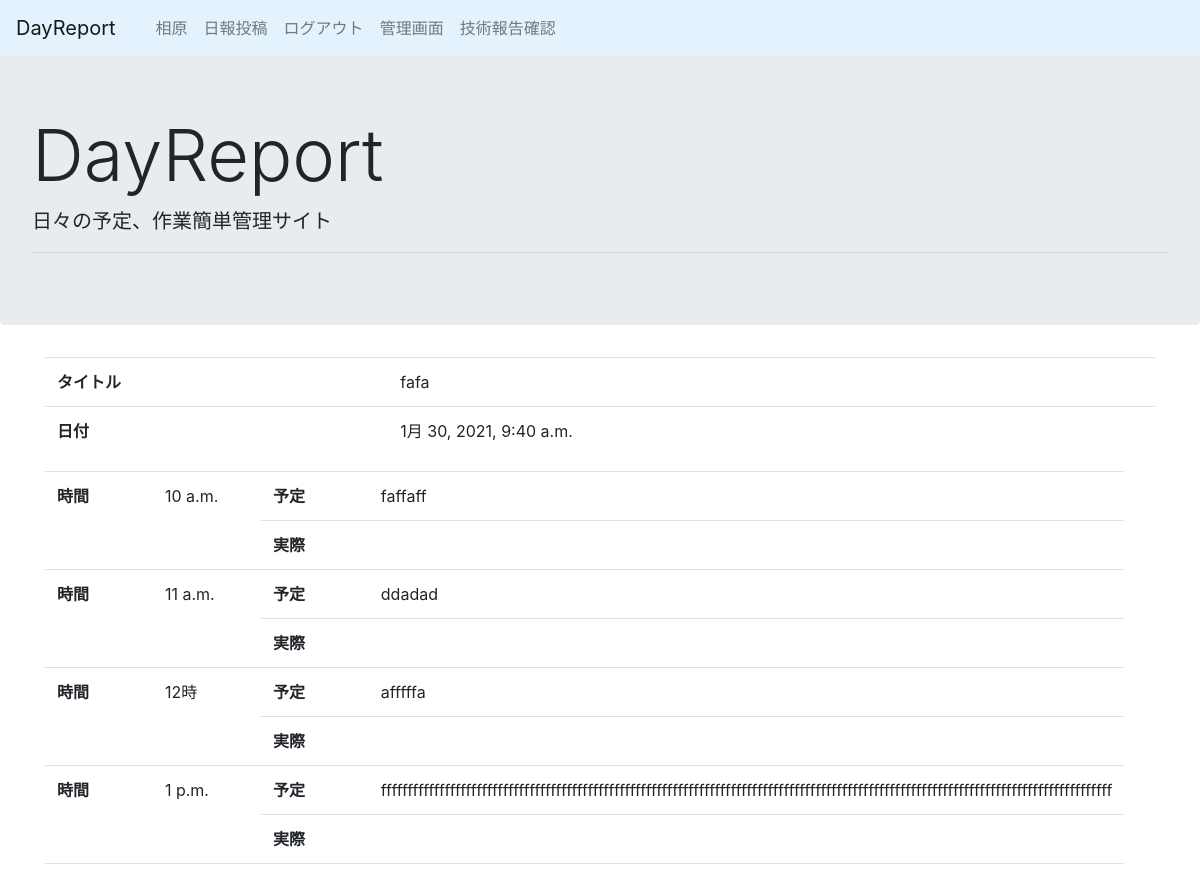
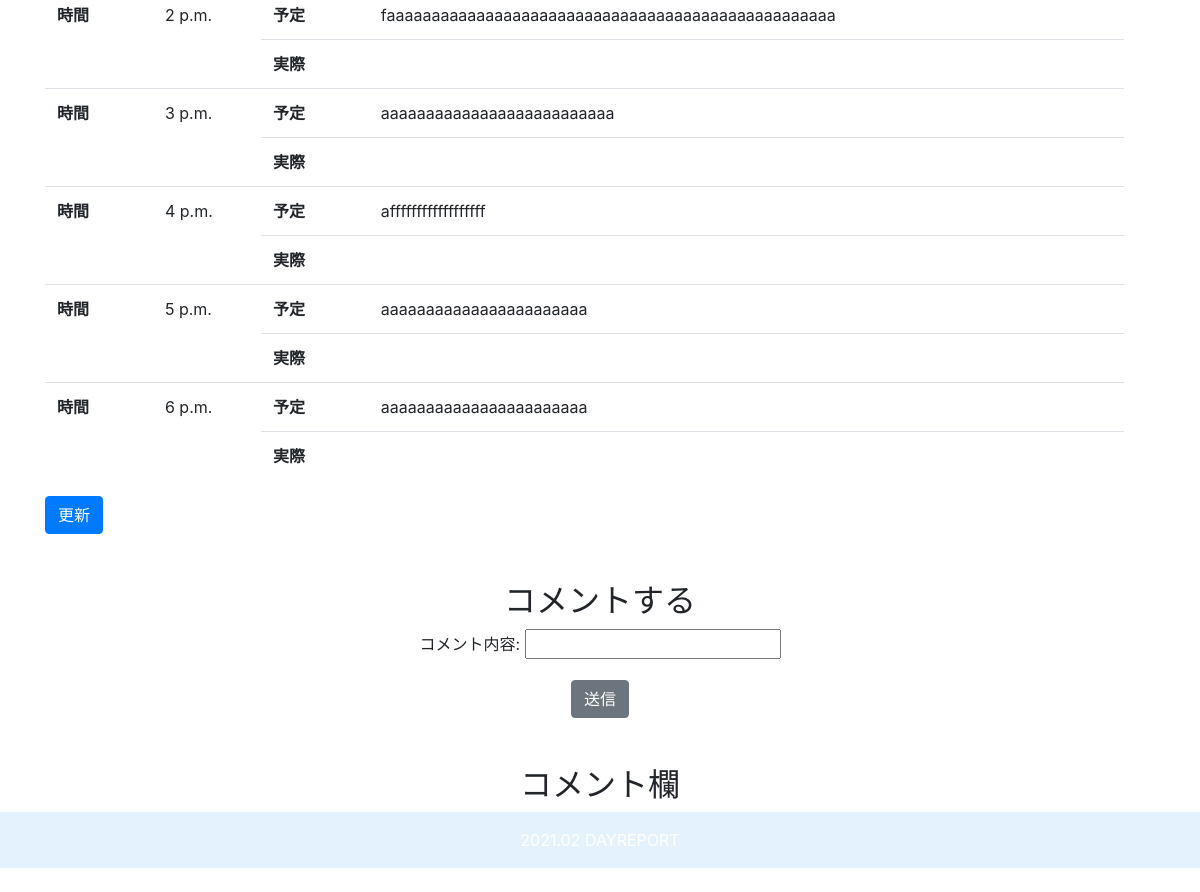
The app's page /diary/detail/14/ (signed in) with its own data (2 pictures, top to bottom).
### diary/models.py (models this page shows, shortened)
class Post(models.Model):
  title = models.CharField('タイトル', max_length=200)
  date = models.DateTimeField('日付', default=timezone.now)
  author = models.ForeignKey(get_user_model(), on_delete=models.CASCADE)
  created_at = models.DateField('作成日', auto_now_add=True)

class Post2(models.Model):
  time = models.TimeField('時間')
  text = models.TextField('予定', max_length=200)
  text2 = models.TextField('実際', max_length=200, blank=True)
  target = models.ForeignKey(
    Post, related_name="se_post", verbose_name='日報',
    blank=True, null=True,
    on_delete=models.SET_NULL
  )

### diary/views.py (the view, shortened to what this page needs)
# urls.py: path('detail/<int:pk>/',views.PostDetail.as_view(),name='detail'),
class PostDetail(LoginRequiredMixin, generic.CreateView):
  template_name = 'diary/post_detail.html'
  model = Comment
  fields = ('text',)
  def get_context_data(self, **kwargs):
    context = super().get_context_data(**kwargs)
    post = get_object_or_404(Post, pk=self.kwargs['pk'])
    context['post'] = post
    return context

### diary/templates/diary/post_detail.html (shortened to what this page needs)
{% extends 'diary/base.html' %}
{% block content %}
<table class="table">
  <tr>
    <th>タイトル</th>
    <td>{{ post.title }}</td>
  </tr>
  <tr>
    <th>日付</th>
    <td>{{ post.date }}</td>
  </tr>
</table>
<table class="table table-responsive td_break">
  <colgroup width="10%"></colgroup>
  <colgroup width="10%"></colgroup>
  <colgroup width="10%"></colgroup>
  <colgroup width="70%"></colgroup>
  {% for post2 in post.se_post.all %}
  <tr>
    <th rowspan="2">時間</th>
    <td rowspan="2">{{ post2.time }}</td>
    <th rowspan="1">予定</th>
    <td class="td_break w-100" rowspan="1">{{ post2.text | linebreaksbr }}</td>
  </tr>
  <tr>
    <th rowspan="1">実際</th>
    <td class="td_break w-100" rowspan="1">{{ post2.text2 | linebreaksbr }}</td>
  </tr>
  {% endfor%}
 </table>
 <a href="{% url 'diary:update_post' post.pk %}" class="btn btn-primary">更新</a>
 <div class="text-center mt-5">
 <h2>コメントする</h2>
 <form action="" method="POST">
   {{ form.as_p }}
   <button type="submit" class="btn btn-secondary">送信</button>
 </form>
 </div>
 <div class="text-center mt-5">
 <h2>コメント欄</h2>
</div>
{% endblock %}

### diary/templates/diary/base.html (shortened to what this page needs)
<!doctype html>
{% load static %}
{% load sass_tags %}
<html lang="ja">
  <head>
    <link rel="stylesheet" href="https://maxcdn.bootstrapcdn.com/bootstrap/4.0.0-beta.2/css/bootstrap.min.css">
    <link rel="stylesheet" href="{% sass_src 'css/diary.scss' %}" type="text/css">
  </head>
  <body>
    <div class='fixed-top'>
      <nav class="navbar navbar-expand-lg navbar-light" style="background-color: #e3f2fd;">
        <a class="navbar-brand title_color" href="{% url 'diary:index' %}"><span class="title_color">DayReport</span></a>
        <div class="collapse navbar-collapse" id="navbarSupportedContent">
          <ul class="navbar-nav mr-auto">
            <li class="nav-item active">
              <a class="nav-link" href="#"><span class="sr-only">{{ user.id }}</span></a>
            </li>
            <li class="nav-item">
              <a class="nav-link" href="{% url 'diary:index' %}">{{ user.username }}</a>
            </li>
            <li class="nav-item">
              <a class="nav-link" href="{% url 'diary:add_post' %}">日報投稿</a>
            </li>
            <li class="nav-item">
              <a class="nav-link" href="{% url 'report:logout' %}">ログアウト</a>
            </li>
            {% if user.is_superuser %}
              <li class="nav-item">
                <a class="nav-link" href="{% url 'admin:index' %}">管理画面</a>
              </li>
            {% endif %}
            {% if user.is_superuser or '4' <= user.em_user.position.order  %}
              <li class="nav-item">
                <a class="nav-link" href="{% url 'diary:done_list' %}">技術報告確認</a>
              </li>
            {% endif %}
          </ul>
        </div>
      </nav>
    </div>
      <div class="jumbotron">
        <h1 class="mt-5 display-3">DayReport</h1>
        <p class="lead">日々の予定、作業簡単管理サイト</p>
        <hr class="my-2">
      </div>
    <div class="container">
      {% block content %}
      {% endblock %}
    </div>
    <footer class="text-white text-center py-3"style="background-color: #e3f2fd;">
    </footer>
  </body>
</html>

### records on screen
Post: title "fafa", date "1月 30, 2021, 9:40 a.m."
Post2: time "10 a.m.", text "faffaff"
Post2: time "11 a.m.", text "ddadad"
Post2: time "12時", text "afffffa"
Post2: time "1 p.m.", text "ffffffffffffffffffffffffffffffffffffffffffffffffffffffffffffffffffffffffffffffffffffffffffffffffffffffffffffffffffffffffffffffffffffffffff"
Post2: time "2 p.m.", text "faaaaaaaaaaaaaaaaaaaaaaaaaaaaaaaaaaaaaaaaaaaaaaaaaa"
Post2: time "3 p.m.", text "aaaaaaaaaaaaaaaaaaaaaaaaaa"
Post2: time "4 p.m.", text "affffffffffffffffff"
Post2: time "5 p.m.", text "aaaaaaaaaaaaaaaaaaaaaaa"
Post2: time "6 p.m.", text "aaaaaaaaaaaaaaaaaaaaaaa"

### other values on screen
{{ user.username }} "相原"
